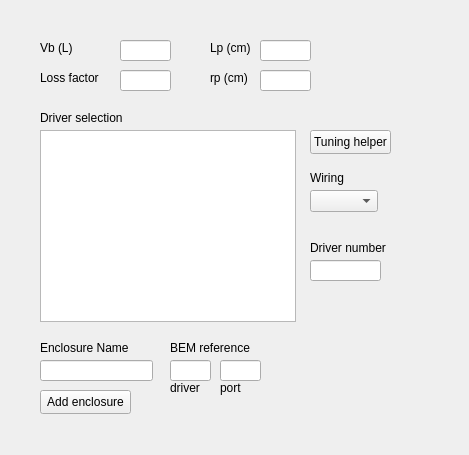
<?xml version="1.0" encoding="UTF-8"?>
<ui version="4.0">
 <class>Form</class>
 <widget class="QWidget" name="Form">
  <property name="geometry">
   <rect>
    <x>0</x>
    <y>0</y>
    <width>469</width>
    <height>455</height>
   </rect>
  </property>
  <property name="windowTitle">
   <string>Form</string>
  </property>
  <widget class="QPushButton" name="pushButton">
   <property name="geometry">
    <rect>
     <x>310</x>
     <y>130</y>
     <width>81</width>
     <height>24</height>
    </rect>
   </property>
   <property name="text">
    <string>Tuning helper</string>
   </property>
  </widget>
  <widget class="QLineEdit" name="lineEdit">
   <property name="geometry">
    <rect>
     <x>120</x>
     <y>40</y>
     <width>51</width>
     <height>21</height>
    </rect>
   </property>
  </widget>
  <widget class="QLabel" name="label_3">
   <property name="geometry">
    <rect>
     <x>40</x>
     <y>110</y>
     <width>121</width>
     <height>16</height>
    </rect>
   </property>
   <property name="text">
    <string>Driver selection</string>
   </property>
  </widget>
  <widget class="QPushButton" name="pushButton_2">
   <property name="geometry">
    <rect>
     <x>40</x>
     <y>390</y>
     <width>91</width>
     <height>24</height>
    </rect>
   </property>
   <property name="text">
    <string>Add enclosure</string>
   </property>
  </widget>
  <widget class="QComboBox" name="comboBox">
   <property name="geometry">
    <rect>
     <x>310</x>
     <y>190</y>
     <width>68</width>
     <height>22</height>
    </rect>
   </property>
  </widget>
  <widget class="QLabel" name="label_7">
   <property name="geometry">
    <rect>
     <x>310</x>
     <y>240</y>
     <width>81</width>
     <height>16</height>
    </rect>
   </property>
   <property name="text">
    <string>Driver number</string>
   </property>
  </widget>
  <widget class="QLabel" name="label">
   <property name="geometry">
    <rect>
     <x>40</x>
     <y>40</y>
     <width>49</width>
     <height>16</height>
    </rect>
   </property>
   <property name="text">
    <string>Vb (L)</string>
   </property>
  </widget>
  <widget class="QLabel" name="label_2">
   <property name="geometry">
    <rect>
     <x>40</x>
     <y>70</y>
     <width>61</width>
     <height>16</height>
    </rect>
   </property>
   <property name="text">
    <string>Loss factor</string>
   </property>
  </widget>
  <widget class="QLabel" name="label_5">
   <property name="geometry">
    <rect>
     <x>40</x>
     <y>340</y>
     <width>101</width>
     <height>16</height>
    </rect>
   </property>
   <property name="text">
    <string>Enclosure Name</string>
   </property>
  </widget>
  <widget class="QLineEdit" name="lineEdit_4">
   <property name="geometry">
    <rect>
     <x>40</x>
     <y>360</y>
     <width>113</width>
     <height>21</height>
    </rect>
   </property>
  </widget>
  <widget class="QLineEdit" name="lineEdit_5">
   <property name="geometry">
    <rect>
     <x>310</x>
     <y>260</y>
     <width>71</width>
     <height>21</height>
    </rect>
   </property>
  </widget>
  <widget class="QLineEdit" name="lineEdit_3">
   <property name="geometry">
    <rect>
     <x>170</x>
     <y>360</y>
     <width>41</width>
     <height>21</height>
    </rect>
   </property>
  </widget>
  <widget class="QListWidget" name="listWidget">
   <property name="geometry">
    <rect>
     <x>40</x>
     <y>130</y>
     <width>256</width>
     <height>192</height>
    </rect>
   </property>
  </widget>
  <widget class="QLabel" name="label_6">
   <property name="geometry">
    <rect>
     <x>310</x>
     <y>170</y>
     <width>49</width>
     <height>16</height>
    </rect>
   </property>
   <property name="text">
    <string>Wiring</string>
   </property>
  </widget>
  <widget class="QLineEdit" name="lineEdit_2">
   <property name="geometry">
    <rect>
     <x>120</x>
     <y>70</y>
     <width>51</width>
     <height>21</height>
    </rect>
   </property>
  </widget>
  <widget class="QLabel" name="label_4">
   <property name="geometry">
    <rect>
     <x>170</x>
     <y>340</y>
     <width>81</width>
     <height>16</height>
    </rect>
   </property>
   <property name="text">
    <string>BEM reference</string>
   </property>
  </widget>
  <widget class="QLabel" name="label_8">
   <property name="geometry">
    <rect>
     <x>210</x>
     <y>40</y>
     <width>49</width>
     <height>16</height>
    </rect>
   </property>
   <property name="text">
    <string>Lp (cm)</string>
   </property>
  </widget>
  <widget class="QLabel" name="label_9">
   <property name="geometry">
    <rect>
     <x>210</x>
     <y>70</y>
     <width>49</width>
     <height>16</height>
    </rect>
   </property>
   <property name="text">
    <string>rp (cm)</string>
   </property>
  </widget>
  <widget class="QLineEdit" name="lineEdit_6">
   <property name="geometry">
    <rect>
     <x>260</x>
     <y>40</y>
     <width>51</width>
     <height>21</height>
    </rect>
   </property>
  </widget>
  <widget class="QLineEdit" name="lineEdit_7">
   <property name="geometry">
    <rect>
     <x>260</x>
     <y>70</y>
     <width>51</width>
     <height>21</height>
    </rect>
   </property>
  </widget>
  <widget class="QLineEdit" name="lineEdit_8">
   <property name="geometry">
    <rect>
     <x>220</x>
     <y>360</y>
     <width>41</width>
     <height>21</height>
    </rect>
   </property>
  </widget>
  <widget class="QLabel" name="label_10">
   <property name="geometry">
    <rect>
     <x>170</x>
     <y>380</y>
     <width>49</width>
     <height>16</height>
    </rect>
   </property>
   <property name="text">
    <string>driver</string>
   </property>
  </widget>
  <widget class="QLabel" name="label_11">
   <property name="geometry">
    <rect>
     <x>220</x>
     <y>380</y>
     <width>49</width>
     <height>16</height>
    </rect>
   </property>
   <property name="text">
    <string>port</string>
   </property>
  </widget>
 </widget>
 <resources/>
 <connections/>
</ui>
